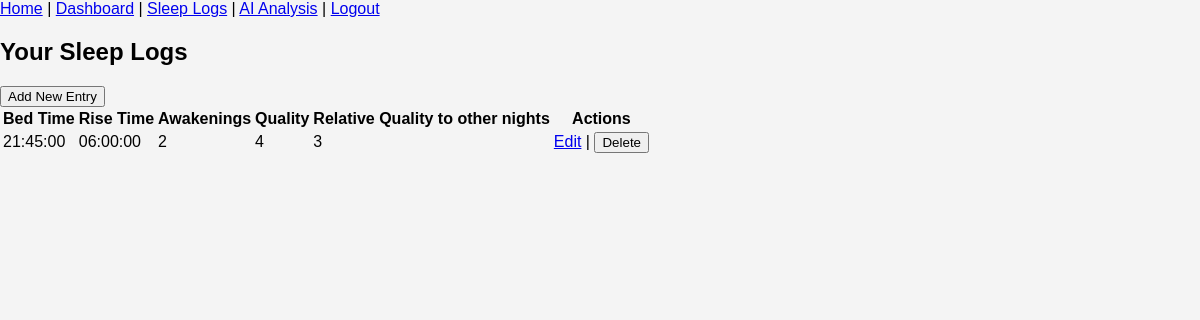
/sleep_log/sleep_logs (signed in), run on an earlier commit of the app's database.
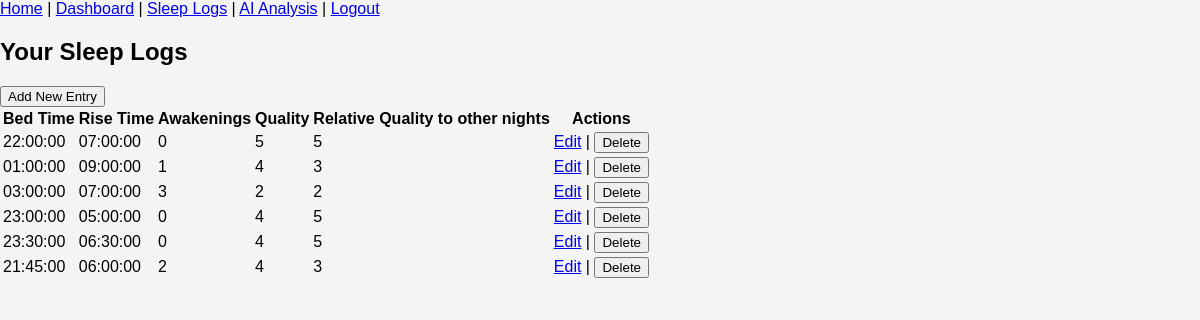
And on a later commit of the database.
### sleep_tracker/models.py (models this page shows, shortened)
class SleepLog(db.Model):
    id = db.Column(db.Integer, primary_key=True)
    user_id = db.Column(db.Integer, db.ForeignKey('user.id'), nullable=False)
    date = db.Column(db.Date, nullable=False) #can't be unique as user could go to bed at 1am on 2/2 and again go to bed at 11pm on 2/2.
    bedtime = db.Column(db.Time, nullable=False)
    risetime = db.Column(db.Time, nullable=False)
    sleep_quality = db.Column(db.Integer, nullable=False) #1-5 score range, to be handled by the UI
    relative_quality = db.Column(db.Integer, nullable=False) #1-5 score range, to be handled by the UI
    awakenings = db.Column(db.Integer, nullable=False) #positive integer
    OSA_interventions = db.Column(db.Boolean, nullable=False)
    caffeine = db.Column(db.Boolean, nullable=False)
    sleep_aid = db.Column(db.Boolean, nullable=False)
    alcohol = db.Column(db.Boolean, nullable=False)
    cannabis = db.Column(db.Boolean, nullable=False)
    typical_day = db.Column(db.Boolean, nullable=False)
    sleep_period_duration = db.Column(db.Integer, nullable=False)

### sleep_tracker/routes/sleep_log.py (the view)
@sleep_log.route("/sleep_logs")
@login_required
def sleep_logs():
    logs = SleepLog.query.filter_by(user_id=current_user.id).order_by(SleepLog.date)
    return render_template('sleep_logs.html', logs=logs)

### sleep_tracker/__init__.py (called while the page is built)
@login_mgr.user_loader
def load_user(user_id):
    from .models import User
    return User.query.get(int(user_id))

### sleep_tracker/templates/sleep_logs.html
{% extends "base.html" %}
{% block content %}
<h2>Your Sleep Logs</h2>
<a href = "{{ url_for('sleep_log.log_sleep') }}">
    <button>Add New Entry</button>
</a>
<table>
    <tr>
        <th>Bed Time</th>
        <th>Rise Time</th>
        <th>Awakenings</th>
        <th>Quality</th>
        <th>Relative Quality to other nights</th>
        <th>Actions</th>
    </tr>
    {% for log in logs %}
    <tr>
        <td>{{ log.bedtime }}</td>
        <td>{{ log.risetime }}</td>
        <td>{{ log.awakenings }}</td>
        <td>{{ log.sleep_quality }}</td>
        <td>{{ log.relative_quality }}</td>
        <td>
            <a href="{{ url_for('sleep_log.edit_log', log_id=log.id) }}">Edit</a> |
            <form action="{{ url_for('sleep_log.delete_log', log_id=log.id) }}" method="POST" style="display:inline;">
                <button type="submit" onclick="return confirm('Are you sure?')">Delete</button>
            </form>
        </td>
    </tr>
    {% endfor %}
</table>
{% endblock %}

### sleep_tracker/templates/base.html (shortened to what this page needs)
<!DOCTYPE html>
<html lang="en">
<head>
    <link rel="stylesheet" href="{{ url_for('static', filename='css/style.css') }}">
</head>
<body>
    <nav>
        <a href="{{ url_for('main.home') }}">Home</a> |
        {% if current_user.is_authenticated %}
            <a href="{{ url_for('dashboard.view_dashboard') }}">Dashboard</a> |
            <a href="{{ url_for('sleep_log.sleep_logs') }}" >Sleep Logs</a> |
            <a href="{{ url_for('sleep_log.sleep_insights') }}" >AI Analysis</a> |
            <a href="{{ url_for('auth.logout') }}">Logout</a>
        {% else %}
            <a href="{{ url_for('auth.login') }}">Login</a> |
            <a href="{{ url_for('auth.register') }}">Register</a>
        {% endif %}
    </nav>
    <div class="container">
        {% block content %}{% endblock %}
    </div>
</body>
</html>

### sleep_tracker/static/css/style.css (style rules this page uses)
body { font-family: Arial, sans-serif; background-color: #f4f4f4; margin: 0; padding: 0; }

What changed in the data, as far as the page shows it:
added SleepLog: bedtime "22:00:00", risetime "07:00:00", awakenings "0", sleep_quality "5", relative_quality "5"
added SleepLog: bedtime "01:00:00", risetime "09:00:00", awakenings "1", sleep_quality "4", relative_quality "3"
added SleepLog: bedtime "03:00:00", risetime "07:00:00", awakenings "3", sleep_quality "2", relative_quality "2"
added SleepLog: bedtime "23:00:00", risetime "05:00:00", awakenings "0", sleep_quality "4", relative_quality "5"
added SleepLog: bedtime "23:30:00", risetime "06:30:00", awakenings "0", sleep_quality "4", relative_quality "5"
